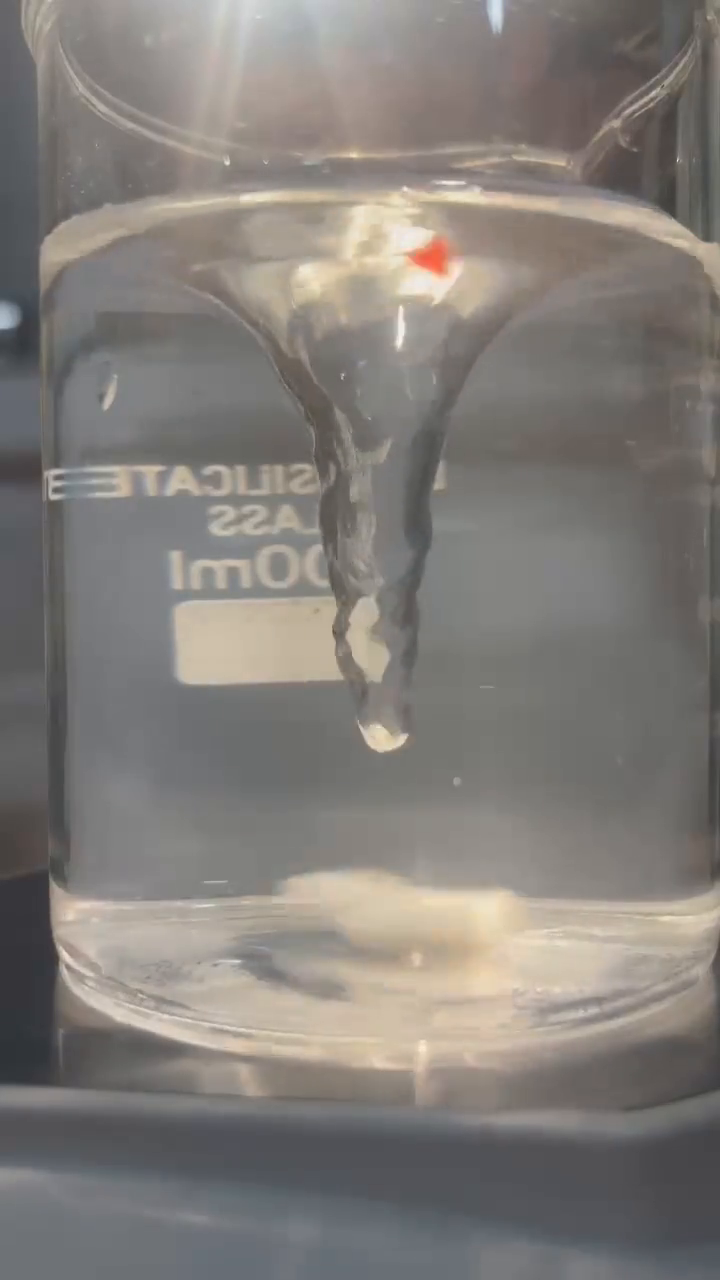
#> input picture frame 13 of one_cycle.mp4, 720 x 1280 px
$ python newcode.py
#> lines starting #> are read from the running program, lines starting #| are printed output that depends on the picture; after the words box and inside, x2 and y2 are one past the last pixel; in counts of white or black regions, pixels touching at a corner belong together
import cv2
import numpy as np
import matplotlib.pyplot as plt

# Kalman Filter Setup
kalman = cv2.KalmanFilter(4, 2)  # 4 states (x, y, dx, dy), 2 measurements (x, y)
kalman.measurementMatrix = np.array([[1, 0, 0, 0],
                                      [0, 1, 0, 0]], dtype=np.float32)
kalman.transitionMatrix = np.array([[1, 0, 1, 0],
                                     [0, 1, 0, 1],
                                     [0, 0, 1, 0],
                                     [0, 0, 0, 1]], dtype=np.float32)
kalman.processNoiseCov = np.eye(4, dtype=np.float32) * 0.03

# Load the video
video_path = './one_cycle.mp4'
cap = cv2.VideoCapture(video_path)

if not cap.isOpened():
    print("Error: Could not open video.")
    exit()

# Get video frame dimensions and FPS
frame_width = int(cap.get(cv2.CAP_PROP_FRAME_WIDTH))
frame_height = int(cap.get(cv2.CAP_PROP_FRAME_HEIGHT))
fps = cap.get(cv2.CAP_PROP_FPS)

# Initialize VideoWriter to save the detected video
output_video_path = './tracked_particle.mp4'
fourcc = cv2.VideoWriter_fourcc(*'mp4v')  # Codec
out = cv2.VideoWriter(output_video_path, fourcc, fps, (frame_width, frame_height))

# Parameters
distance_threshold = 50  # Maximum allowable distance between consecutive points
coordinates = []
prev_detected_point = None  # Store the last valid detected point

while True:
    ret, frame = cap.read()
#> frame is the input picture: shape (1280, 720, 3); mean B, G, R 121.3, 125.8, 130.3
    if not ret:
        break

    # Convert to HSV and threshold for orange color
    hsv = cv2.cvtColor(frame, cv2.COLOR_BGR2HSV)
#> hsv: shape (1280, 720, 3); mean H, S, V 41.4, 21.1, 131.8
    lower_orange = np.array([10, 100, 100])  # Adjust these values
    upper_orange = np.array([25, 255, 255])
    mask = cv2.inRange(hsv, lower_orange, upper_orange)
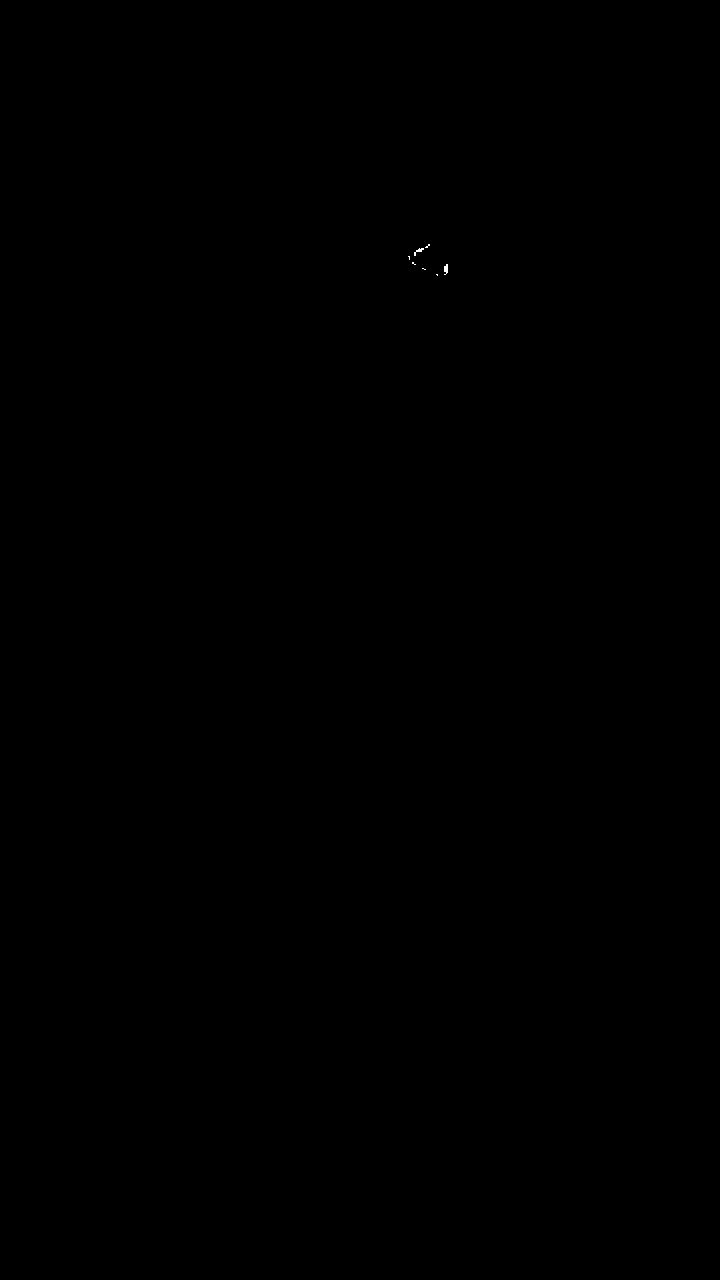
#> mask: shape (1280, 720); 0.01% white in thin lines or dots, all inside (x1, y1, x2, y2) = (408, 244, 448, 276)

    # Find contours
    contours, _ = cv2.findContours(mask, cv2.RETR_EXTERNAL, cv2.CHAIN_APPROX_SIMPLE)
#> contours = 7 contours, all with area under 20
    if contours:
        largest_contour = max(contours, key=cv2.contourArea)
#> largest_contour = contour of 13 points, box (x1, y1, x2, y2) (444, 264, 448, 275), area 20
        if cv2.contourArea(largest_contour) > 10:  # Ignore small contours
            M = cv2.moments(largest_contour)
#> M = moments, m00 19.5, centre m10/m00, m01/m00 = (445.7, 268.4)
            if M["m00"] != 0:
                cx = int(M["m10"] / M["m00"])
#> cx = 445
                cy = int(M["m01"] / M["m00"])
#> cy = 268
                cy_bottom_left = frame_height - cy  # Adjust for bottom-left origin
#> cy_bottom_left = 1012

                # Update Kalman Filter
                measurement = np.array([[np.float32(cx)], [np.float32(cy_bottom_left)]])
#> measurement = [445, 1012]
                kalman.correct(measurement)

                # Predict the next position
                prediction = kalman.predict()
                px, py = int(prediction[0]), int(prediction[1])

                # Compute distance between previous and current detected points
                if prev_detected_point:
                    dist = np.sqrt((cx - prev_detected_point[0]) ** 2 + (cy_bottom_left - prev_detected_point[1]) ** 2)
                else:
                    dist = 0

                # Accept the point only if it is within the threshold
                if dist <= distance_threshold or prev_detected_point is None:
                    coordinates.append((cx, cy_bottom_left))
                    prev_detected_point = (cx, cy_bottom_left)
#> prev_detected_point = (445, 1012)

                    # Draw the detected and predicted points
                    cv2.circle(frame, (cx, cy), 5, (0, 255, 0), -1)  # Detected point (green)
#> frame: shape (1280, 720, 3); 0.01% of pixels changed, all inside (x1, y1, x2, y2) = (440, 263, 451, 274)
                    cv2.circle(frame, (px, frame_height - py), 5, (255, 0, 0), -1)  # Predicted point (blue)
#> frame: shape (1280, 720, 3); mean B, G, R 121.3, 125.8, 130.3

    # Slow down visualization (optional)
    cv2.waitKey(10)  # Pause to slow down video playback

    # Write the frame to the output video
    out.write(frame)

    # Display the frame (optional)
    cv2.imshow('Frame', frame)
    if cv2.waitKey(1) & 0xFF == ord('q'):
#> (key q is pressed here)
        break

# Release resources
cap.release()
out.release()
cv2.destroyAllWindows()

# Extract x and y coordinates
coordinates = np.array(coordinates)
#> coordinates = [[445, 1012]]
x_data, y_data = coordinates[:, 0], coordinates[:, 1]
#> x_data = [445]; y_data = [1012]

# Plot the trajectory
plt.figure(figsize=(8, 6))
plt.scatter(x_data, y_data, color="orange", label="Detected Trajectory")
plt.xlabel("X-coordinate")
plt.ylabel("Y-coordinate (Bottom-Left Origin)")
plt.title("Particle Trajectory with Distance Filtering")
plt.legend()
plt.grid()

# Save the plot and data
plt.savefig('filtered_trajectory.png')
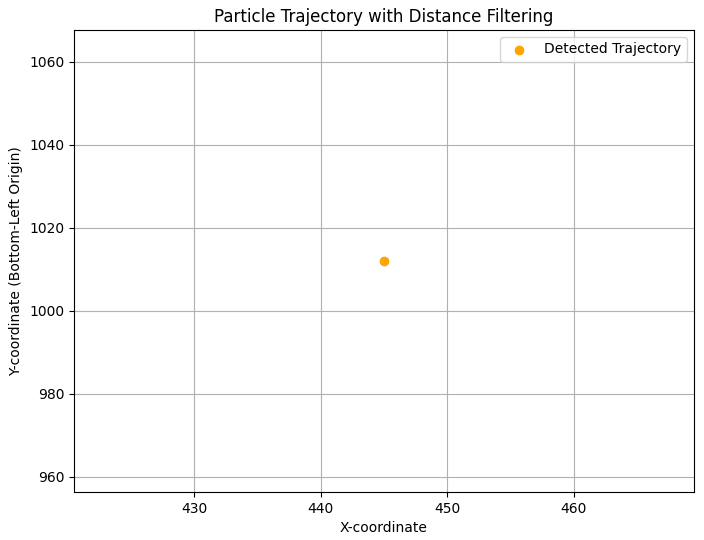
#> figure drawn by matplotlib, 1 panel
np.savetxt("filtered_coordinates.csv", coordinates, delimiter=",", header="X,Y", comments="")
print(f"Coordinates saved to 'filtered_coordinates.csv'")
print(f"Tracked video saved to '{output_video_path}'")

$ run again, starting later in the video
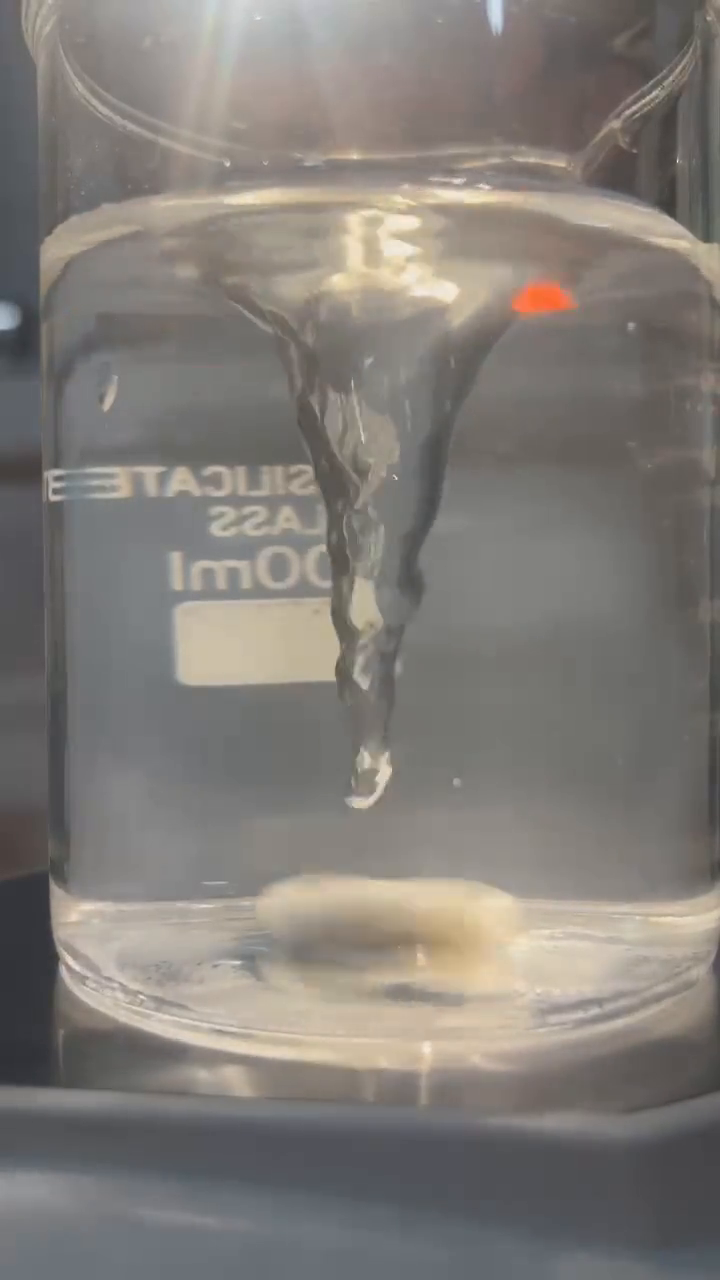
#> input picture frame 60 of one_cycle.mp4, 720 x 1280 px
#> frame is the input picture: shape (1280, 720, 3); mean B, G, R 119.9, 124.9, 129.5
#> hsv: shape (1280, 720, 3); mean H, S, V 41, 22.3, 131
#> mask: shape (1280, 720); 0.01% white in thin lines or dots, all inside (x1, y1, x2, y2) = (512, 280, 578, 314)
#> contours = 7 contours, 6 with area under 20; largest, box (x1, y1, x2, y2) and area: (520, 312, 542, 314) 21
#> largest_contour = [[520, 312], [520, 313], [541, 313], [541, 312]]
#> M = moments, m00 21, centre m10/m00, m01/m00 = (530.5, 312.5)
#> cx = 530
#> cy = 312
#> cy_bottom_left = 968
#> measurement = [530, 968]
#> prev_detected_point = (530, 968)
#> coordinates = [[530, 968]]
#> x_data = [530]; y_data = [968]
#> `plt.savefig('filtered_trajectory.png')`:
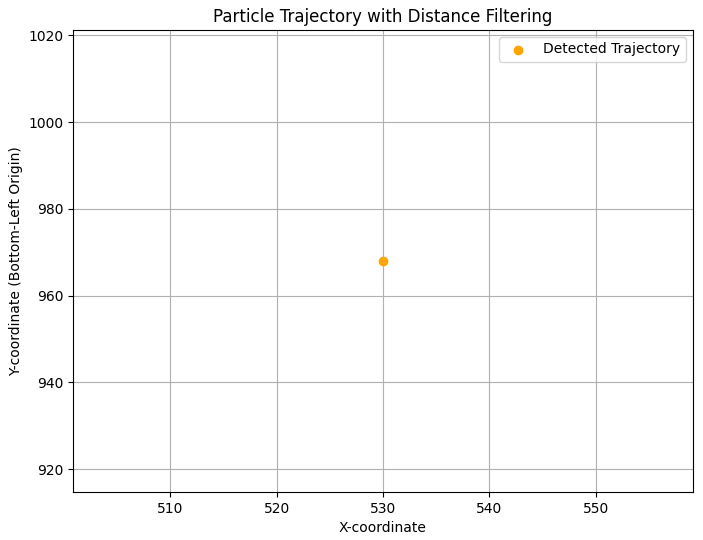
#> figure drawn by matplotlib, 1 panel

$ run again, starting later in the video
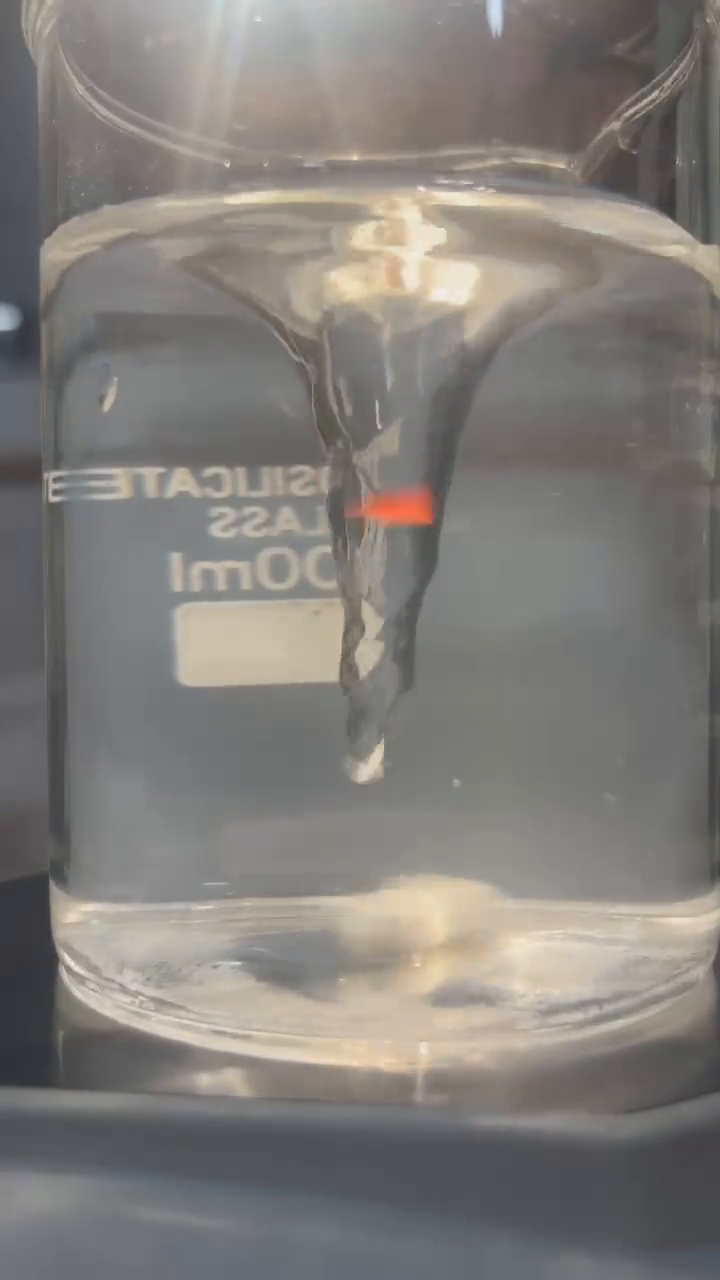
#> input picture frame 107 of one_cycle.mp4, 720 x 1280 px
#> frame is the input picture: shape (1280, 720, 3); mean B, G, R 122.1, 126.4, 130.1
#> hsv: shape (1280, 720, 3); mean H, S, V 45.7, 20.1, 131.8
#> mask: shape (1280, 720); 0% white; 1 white region, box (x1, y1, x2, y2) and area: (368, 500, 374, 504) 20
#> contours = 1 item
#> largest_contour = [[368, 500], [368, 501], [369, 501], [370, 502], [370, 503], [373, 503], [373, 500]]
#> M = moments, m00 11.5, centre m10/m00, m01/m00 = (371, 501.3)
#> cx = 370
#> cy = 501
#> cy_bottom_left = 779
#> measurement = [370, 779]
#> prev_detected_point = (370, 779)
#> coordinates = [[370, 779]]
#> x_data = [370]; y_data = [779]
#> `plt.savefig('filtered_trajectory.png')`:
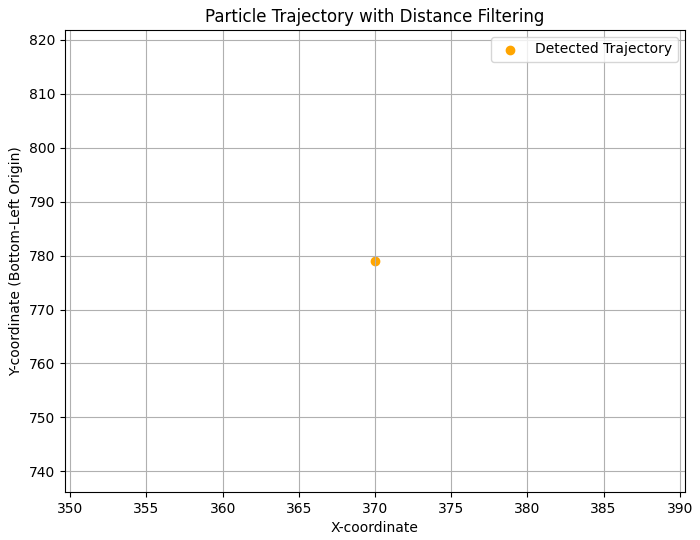
#> figure drawn by matplotlib, 1 panel
